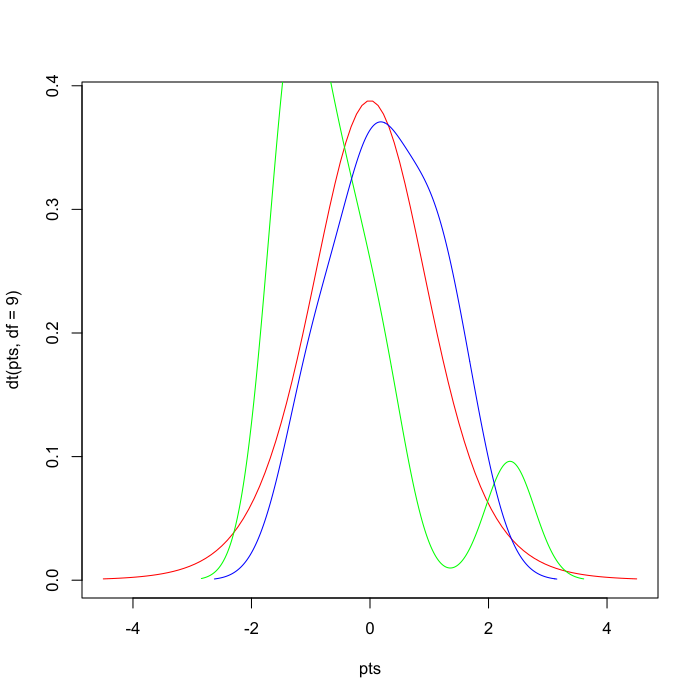

Reproduce this figure in R.
# Author: Tj Tyson, Date: 10/21/2025; Purpose: calculate T-test

# Create some dummy dataset for 2 variables

x = rnorm(10)
y = rnorm(10)

#Create a density plot
pts = seq(-4.5,4.5,length=100)
plot(pts,dt(pts,df=9),col='red',type='l')
lines(density(x),col='green')
lines(density(y),col='blue')

# Calculate T test
ttest = t.test(x,y)

	Welch Two Sample t-test

data:  x and y
t = -1.6267, df = 16.767, p-value = 0.1225
alternative hypothesis: true difference in means is not equal to 0
95 percent confidence interval:
 -1.7321170  0.2248789
sample estimates:
 mean of x  mean of y 
-0.4803049  0.2733142 
